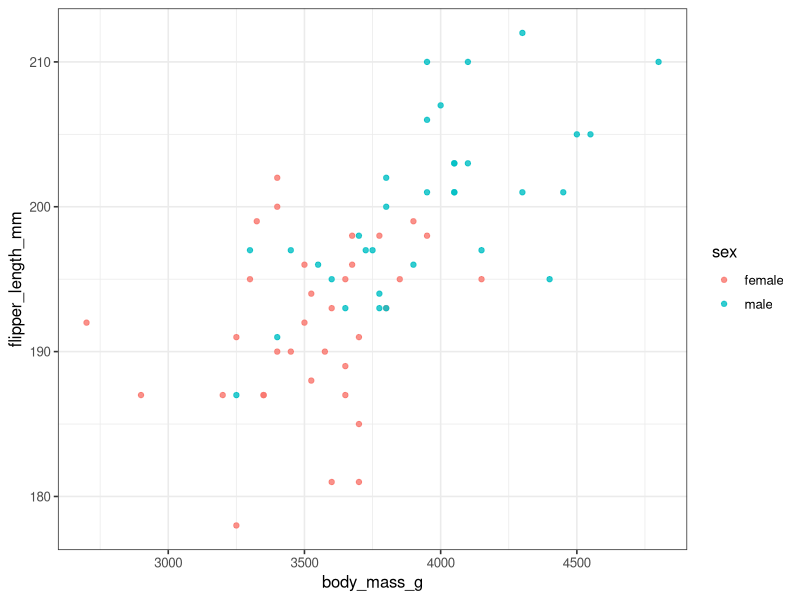

Reproduce this figure in R.
# ============================================================================
# Multiple regression in R 
#
# The exercises use palmerpenguins::penguins, restricted to Chinstrap penguins.
# Requires tidyverse, broom, and palmerpenguins to be installed.
# ============================================================================

	library(tidyverse)
	library(broom)
	library(palmerpenguins)
	
	theme_set(theme_bw(base_size = 12))

# ----------------------------------------------------------------------------
# 1. Prepare and explore the data
# ----------------------------------------------------------------------------
# Question: How does mean flipper length vary with body mass and sex
# in Chinstrap penguins?
#
# a. Create chinstrap_dat: keep Chinstrap penguins, remove missing values
#    in flipper_length_mm, body_mass_g, bill_depth_mm, and sex, and make
#    female the reference level for sex. Use this sample throughout.

chinstrap_data <- penguins |>
	  filter(species == "Chinstrap") |>
	  drop_na(flipper_length_mm, body_mass_g, bill_depth_mm, sex) |>
	  mutate(sex = factor(sex, levels = c("female", "male")))
	
# b. Count the penguins of each sex.

	chinstrap_data |>
  count(sex)

# Answer: 34 of each sex

# c. Plot body mass (x) and flipper length (y), colored by sex.

	ggplot(
	  data = chinstrap_data,
	  mapping = aes(x = body_mass_g, y = flipper_length_mm, color = sex)) +
	  geom_point(alpha = 0.8)

# d. Describe the relationship and the overlap in body-mass ranges.
	# females are on average smaller than males, but where there is overlap, 
	# both sexes display the same patterns. 


# ----------------------------------------------------------------------------
# 2. Fit and interpret an additive model 
# ----------------------------------------------------------------------------
# a. Fit an additive model using body mass and sex as predictors.
	
	chinstrap_flipper_add <- lm(
	  flipper_length_mm ~ body_mass_g + sex,
	  data = chinstrap_data)

# b. Examine coefficients with 95% confidence intervals.

	add_coefficients <- tidy(chinstrap_flipper_add, conf.int = TRUE)
  add_coefficients

# c. Interpret each coefficient, including units and what is held constant.
#
	
# d. Calculate the predicted change for a 100 g increase in body mass.
	


# e. Does the sexmale confidence interval include zero? Interpret it.



# f. What assumption is made about slopes?
	

# ----------------------------------------------------------------------------
# 3. Generate and plot predictions 
# ----------------------------------------------------------------------------
# a. Generate 100 masses within each sex's observed body-mass range.



# b. Generate predicted means and 95% confidence intervals.
	

# c. Plot observations, predictions, and confidence ribbons.


# d. Why are the predicted lines parallel?
	

# e. What do the shaded bands describe?
	

# ----------------------------------------------------------------------------
# 4. Fit and evaluate an interaction model 
# ----------------------------------------------------------------------------
# a. Fit a model that allows the body-mass slope to differ by sex.
	
	

# b. Inspect coefficients and confidence intervals.
	
	
# c. Report the female slope, slope difference, and male slope.
	

# d. Explain the change in the sexmale interpretation.
	

# e. Compare AIC values and calculate the difference.
	

# f. Examine uncertainty in the interaction coefficient.


# g. Which model would you select, and why?
	
# ----------------------------------------------------------------------------
# 5. Examine model diagnostics 
# ----------------------------------------------------------------------------
# Use the additive model for the following diagnostics.
# a. Inspect all four default diagnostic plots.


# b. Obtain fitted values and residuals.


# c. Plot residuals against body mass, colored by sex.
	


# d. Describe any patterns in the residuals, including curvature,
#    changes in spread, or differences between sexes.

# e. Examine the Q-Q plot. Are there substantial departures from the line?


# ----------------------------------------------------------------------------
# 6. Center and standardize numeric predictors 
# ----------------------------------------------------------------------------
# New question: How does mean flipper length vary with body mass and
# bill depth?
#
# a. Fit the model in original units.
	


# b. Center each predictor using its mean.
	


# c. Fit a model with centered predictors.
	


# d. Standardize both predictors: subtract the mean, then divide by SD.
	


# e. Fit a model with standardized predictors.
	


# f. Examine the coefficients from all three models.
#    Interpret the intercept in the centered model and both slopes
#    in the standardized model. Include units and explain what
#    is held constant.
	



# g. Verify that the fitted values are equal across all three models,
# allowing for numerical rounding.
   
# h. Explain what happens to the slopes when you center or
#    standardize the predictors.	

# Optional check of the means, SDs, and fit summaries:
	
	
# i. Would standardizing fix curvature or unequal residual variance?
	

# ============================================================================
# Optional extension if time:
# compare additive and interaction predictions visually
# ============================================================================
# Generate predictions on the same grid and plot models side by side.
	
